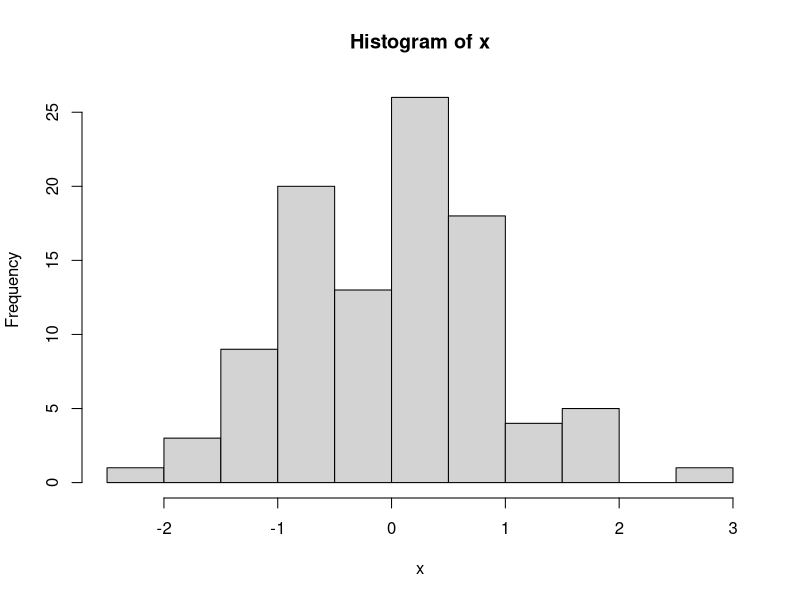
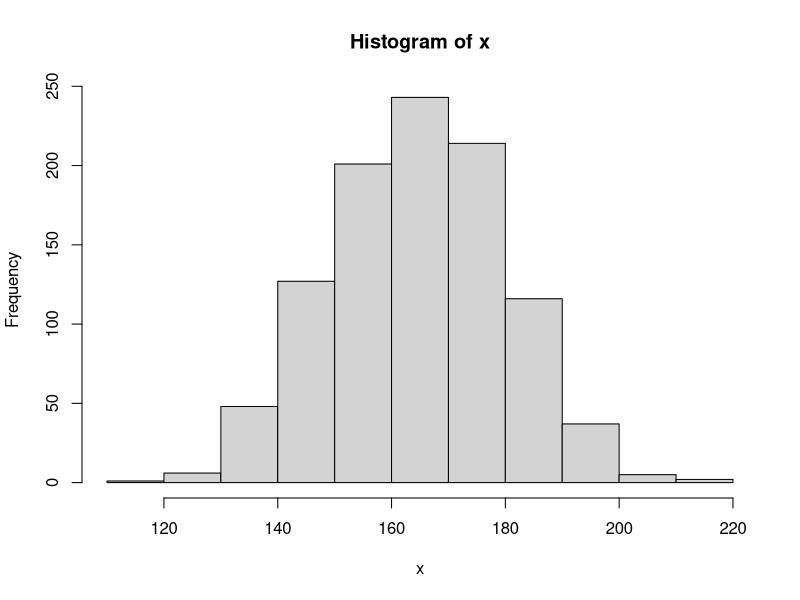
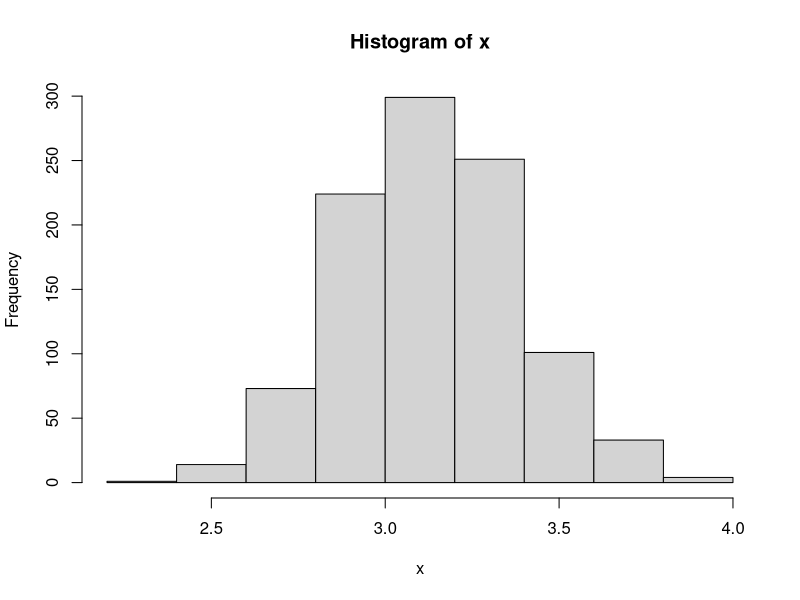

Recreate these plots in R, in order.
x=rnorm(100, 0, 1)
View(x)
hist(x)

pnorm(160, 165, 6)

1-pnorm(180, 165, 6)

pnorm(180, 165,6) - pnorm(160, 165,6)
dbinom(2, 5, 0.791462)

pnorm(84, mean=72, sd=15.2, lower.tail=FALSE)
1-pnorm(84, 72, 15.2)

x=rnorm(1000, 165, 15)
View(x)
hist(x)

x=rnorm(1000, 3.12, 0.25)
View(x)
hist(x)


pnorm(150, 165, 6)
1-pnorm(170, 165, 6)

pnorm(180, 165,6) - pnorm(150, 165,6)
dbinom(2, 7, 0.9875807)

z_125 <- (125 - 175) / 30
z_158 <- (158 - 175) / 30
peluang <- pnorm(z_158) - pnorm(z_125)
print(peluang)

z_150 <- (150 - 175) / 30
peluang <- 1 - pnorm(z_150)
print(peluang)

